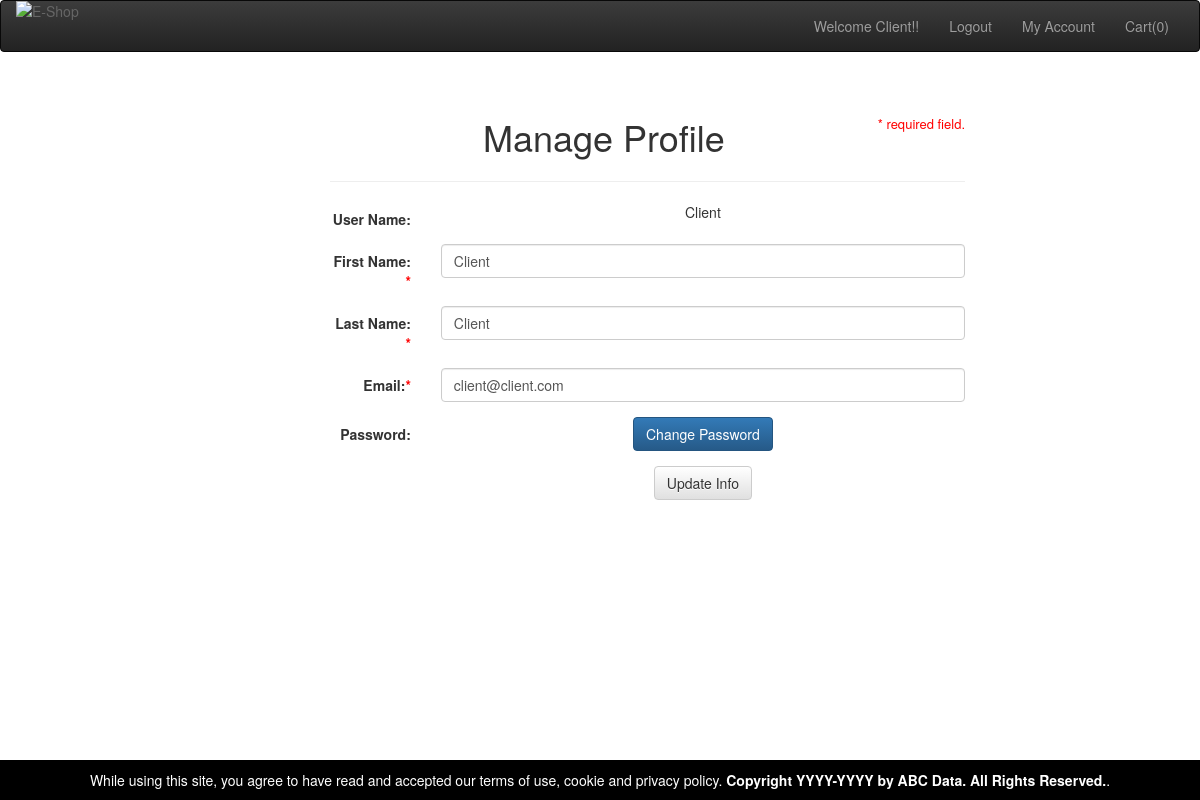
Page /Edit_profile.php (signed in) on the committed database.
### tables this page shows
CREATE TABLE `user` (
  `user_id` int(50) NOT NULL,
  `user_name` varchar(100) NOT NULL,
  `password` varchar(200) NOT NULL,
  `first_name` varchar(50) NOT NULL,
  `last_name` varchar(50) NOT NULL,
  `email_id` varchar(50) NOT NULL,
  `usertype_id` int(50) NOT NULL DEFAULT '1'
);

### Edit_profile.php (the view, shortened to what this page needs)
<?php
include("connect_to_mysql.php");
if($_SESSION['log']==1)
{
$id=$_SESSION['userid'];
$result=mysqli_query($con, "select * from `user` where `user_name`='$id'");
$detail=mysqli_fetch_array($result);
$a=$detail["user_name"];
$b=$detail["first_name"];
$c=$detail["last_name"];
$d=$detail["email_id"];
?>
<!DOCTYPE html PUBLIC "-//W3C//DTD XHTML 1.0 Transitional//EN" "http://www.w3.org/TR/xhtml1/DTD/xhtml1-transitional.dtd">
<html xmlns="http://www.w3.org/1999/xhtml">
<head>
<link href="css/slider.css" rel="stylesheet" type="text/css" />
<link rel="stylesheet" type="text/css" href="css/ddsmoothmenu.css" />
<link rel="stylesheet" href="http://cdnjs.cloudflare.com/ajax/libs/font-awesome/4.4.0/css/font-awesome.min.css">
<link rel="stylesheet" type="text/css" href="css/styles.css" />
<link rel="stylesheet" type="text/css" href="css/bootstrap.min.css" />
	<link rel="stylesheet" type="text/css" href="css/bootstrap-theme.min.css" />
</head>
<body style="background-color:white">
<nav class="navbar navbar-inverse">
  <div class="container-fluid">
    <div class="navbar-header">
      <a class="img-responsive" href="index.php"><img src="images/logo.png" alt="E-Shop" style="max-width:100%; height:auto;display:block;"/></a>
    </div>
    <div class="collapse navbar-collapse" id="bs-example-navbar-collapse-1">
      <ul class="nav navbar-nav navbar-right">
		<li>
		  	<?php
				if($_SESSION['log']== 1){
					echo "<p class='navbar-text'>Welcome"." " .$_SESSION['userid']."!!</p>";
				}
				?>
		</li>
		<li>
			  	<?php
				if($_SESSION['log']== 1){
					echo '<a href=Logout.php>Logout</a>' ;
				}
				?>
		</li>
        <li>
				<?php
				if($_SESSION['log']==1){
					echo '<a href="View_profile.php"> My Account</a>';  }
				else {
					echo '<a href="index.php"> My Account</a>';
				}
				?>
		</li>
		<li>
		<?php
				if(isset($_SESSION['cartCount'])){
					echo '<a href="shoppingcart.php"> Cart('.
						$_SESSION['cartCount'].')</a>';
				} else {
					$_SESSION['cartCount'] = 0;
					echo '<a href="shoppingcart.php"> Cart('.
						$_SESSION['cartCount'].')</a>';
				}
				?>
		</li>
      </ul>
    </div>
  </div>
</nav>
	<div class="container-fluid">
	<div class="col-xs-12 col-sm-12 col-md-12 col-lg-12">
	<div class="col-xs-3 col-sm-3 col-md-3 col-lg-3">
	</div>
	<div class="col-xs-7 col-sm-7 col-md-7 col-lg-7">
	<div class="page-header">
		<h1><center>Manage Profile<span class="error" style="color:red;float:right;font-size:13px;">* required field.</span></small></center></h1>
	</div>
<form action="edit_profile_det.php?id=<?php echo $id;?>" method="POST" align="center" class="form-horizontal">
	<div class="form-group">
		<label class="col-sm-2 control-label">User Name:</label>
		<div class="col-sm-10">
			 <?php echo $a;?>
		</div>
	</div>
	<div class="form-group">
		<label class="col-sm-2 control-label">First Name: <span style="color:red;float:right;">*</span></label>
		<div class="col-sm-10">
			<input type="text" name="fname" value="<?php echo $b;?>" class="form-control">
		</div>
    </div>
	<div class="form-group">
		<label class="col-sm-2 control-label">Last Name:<span style="color:red;float:right;">*</span></label>
		<div class="col-sm-10">
			<input type="text" name="lname" value="<?php echo $c;?>" class="form-control">
		</div>
    </div>
	<div class="form-group">
		<label class="col-sm-2 control-label">Email:<span style="color:red;float:right;">*</span></label>
		<div class="col-sm-10">
			<input type="text" name="email" value="<?php echo $d;?>" class="form-control">
		</div>
    </div>
	<div class="form-group">
		<label class="col-sm-2 control-label">Password:</label>
		<div class="col-sm-10">
			<a class="btn btn-primary btn-mini" style="color:white" href="Change_Password.php">Change Password</a>
		</div>
    </div>
	<div class="form-group">
		<div class="col-sm-offset-2 col-sm-10">
		  <button type="submit" class="btn btn-default">Update Info</button>
		</div>
	</div>
</div>
<div class="col-xs-2 col-sm-2 col-md-2 col-lg-2">
</div>
</div>
</div>
<div class="footer"><div style="color:white;">While using this site, you agree to have read and accepted our terms of use, cookie and privacy policy.
<strong>Copyright YYYY-YYYY by ABC Data. All Rights Reserved.</strong>.</div></div>
<?php
}
else
header('location:error.php')
?>

### css/styles.css (style rules this page uses)
body { margin: 0; padding: 0; color: #666; font-family: Tahoma, Geneva, sans-serif; font-size: 13px; line-height: 1.4em; background-color: #f7f7f7; background-repeat: repeat-x; background-position: top; }
a, a:link, a:visited { color: #666; font-weight: normal; text-decoration: none }
p { margin: 0 0 10px 0; padding: 0; }
img { border: none; }
h1, h2, h3, h4, h5, h6 { color: #333; font-weight: normal; }
h1 { font-size: 30px; margin: 0 0 30px; padding: 5px 0 }
html { height: 100%; box-sizing: border-box; }
*, *:before, *:after { box-sizing: inherit; }
body { position: relative; margin: 0; padding-bottom: 6rem; min-height: 100%; font-family: "Helvetica Neue", Arial, sans-serif; }
.footer { position: absolute !important; right: 0 !important; bottom: 0 !important; left: 0 !important; padding: 1rem !important; background-color: #000000 !important; text-align: center !important; }
.navbar-inverse { background-color: #000000 !important; border-color: #080808; }

### rows in the picture
user: user_name "Client", fname "Client", lname "Client", email "client@client.com"

### other values in the picture
$_SESSION['userid'] "Client"
$_SESSION['cartCount'] "0"
